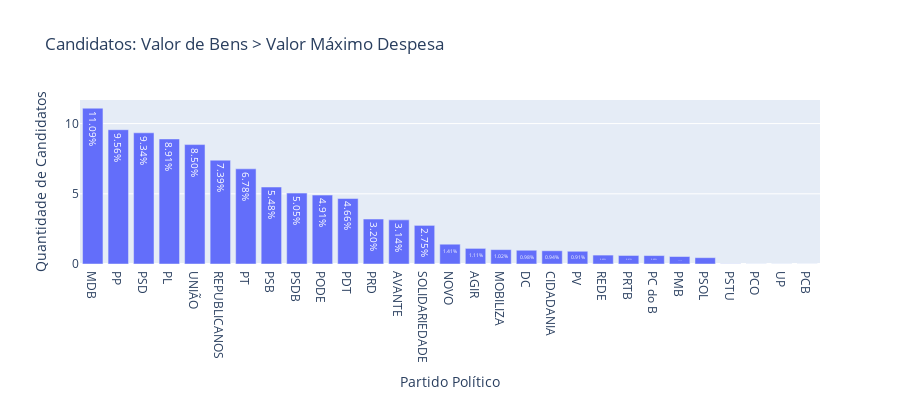

Write notebook code for a chart like this one.
### Markdown cell above
#### Partido

### Code cell
data = dados_agg[dados_agg['VR_DESPESA_MAX_CAMPANHA']<dados_agg['TOTAL_BENS']]['SG_PARTIDO'].value_counts(normalize=True).reset_index()

data['proportion'] = data['proportion']*100

fig = px.bar(
    data, 
    x='SG_PARTIDO',  # Eixo X
    y='proportion',  # Eixo Y
    title='Candidatos: Valor de Bens > Valor Máximo Despesa'  # Título do gráfico
)

# Atualizar os títulos dos eixos
fig.update_layout(
    xaxis_title="Partido Político",  # Título do eixo X
    yaxis_title="Quantidade de Candidatos",  # Título do eixo Y
    width=900, 
    height=400
)

# Mostrar os valores nas barras
fig.update_traces(texttemplate='%{y:.2f}%', textposition='inside')

fig.show()

### Figure 1 — Plotly figure (JSON) as saved in the notebook; plotly's stock layout.template omitted (floating-point values rounded to 4 significant figures)
{"data": [{"alignmentgroup": "True", "hovertemplate": "SG_PARTIDO=%{x}<br>proportion=%{y}<extra></extra>", "legendgroup": "", "marker": {"color": "#636efa", "pattern": {"shape": ""}}, "name": "", "offsetgroup": "", "orientation": "v", "showlegend": false, "textposition": "inside", "texttemplate": "%{y:.2f}%", "type": "bar", "x": ["MDB", "PP", "PSD", "PL", "UNIÃO", "REPUBLICANOS", "PT", "PSB", "PSDB", "PODE", "PDT", "PRD", "AVANTE", "SOLIDARIEDADE", "NOVO", "AGIR", "MOBILIZA", "DC", "CIDADANIA", "PV", "REDE", "PRTB", "PC do B", "PMB", "PSOL", "PSTU", "PCO", "UP", "PCB"], "xaxis": "x", "y": [11.09, 9.563, 9.343, 8.906, 8.503, 7.392, 6.776, 5.483, 5.049, 4.908, 4.663, 3.201, 3.142, 2.749, 1.409, 1.112, 1.024, 0.9795, 0.9419, 0.9072, 0.6348, 0.6083, 0.6006, 0.5336, 0.4512, 0.01109, 0.005784, 0.00482, 0.003856], "yaxis": "y"}], "layout": {"barmode": "relative", "height": 400, "legend": {"tracegroupgap": 0}, "title": {"text": "Candidatos: Valor de Bens > Valor Máximo Despesa"}, "width": 900, "xaxis": {"anchor": "y", "domain": [0, 1], "title": {"text": "Partido Político"}}, "yaxis": {"anchor": "x", "domain": [0, 1], "title": {"text": "Quantidade de Candidatos"}}}}
